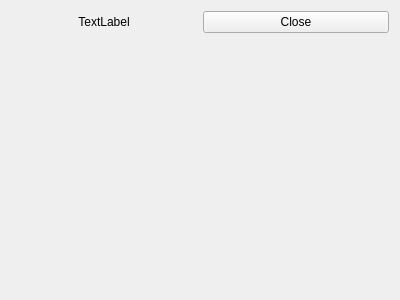
<?xml version="1.0" encoding="UTF-8"?>
<ui version="4.0">
 <class>SetupWidgetHolder</class>
 <widget class="QWidget" name="SetupWidgetHolder">
  <property name="geometry">
   <rect>
    <x>0</x>
    <y>0</y>
    <width>400</width>
    <height>300</height>
   </rect>
  </property>
  <property name="windowTitle">
   <string>Form</string>
  </property>
  <layout class="QVBoxLayout" name="verticalLayout_2">
   <item>
    <layout class="QVBoxLayout" name="verticalLayout">
     <item>
      <layout class="QHBoxLayout" name="horizontalLayout_2">
       <item>
        <widget class="QLabel" name="title">
         <property name="sizePolicy">
          <sizepolicy hsizetype="Preferred" vsizetype="Fixed">
           <horstretch>0</horstretch>
           <verstretch>0</verstretch>
          </sizepolicy>
         </property>
         <property name="text">
          <string>TextLabel</string>
         </property>
         <property name="alignment">
          <set>Qt::AlignCenter</set>
         </property>
        </widget>
       </item>
       <item>
        <widget class="QPushButton" name="closeButton">
         <property name="sizePolicy">
          <sizepolicy hsizetype="Minimum" vsizetype="Fixed">
           <horstretch>0</horstretch>
           <verstretch>0</verstretch>
          </sizepolicy>
         </property>
         <property name="text">
          <string>Close</string>
         </property>
        </widget>
       </item>
      </layout>
     </item>
     <item>
      <layout class="QVBoxLayout" name="setupWidgetLayout"/>
     </item>
    </layout>
   </item>
   <item>
    <spacer name="verticalSpacer">
     <property name="orientation">
      <enum>Qt::Vertical</enum>
     </property>
     <property name="sizeHint" stdset="0">
      <size>
       <width>20</width>
       <height>40</height>
      </size>
     </property>
    </spacer>
   </item>
  </layout>
 </widget>
 <resources/>
 <connections/>
</ui>
